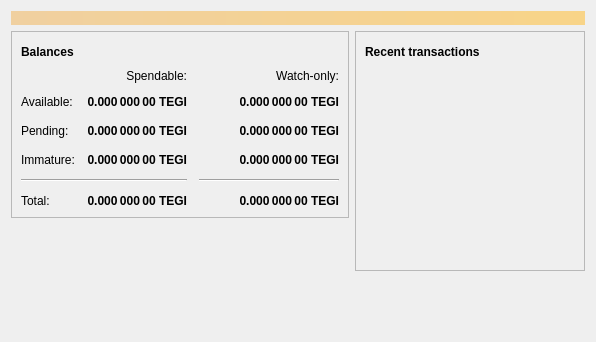
<?xml version="1.0" encoding="UTF-8"?>
<ui version="4.0">
 <class>OverviewPage</class>
 <widget class="QWidget" name="OverviewPage">
  <property name="geometry">
   <rect>
    <x>0</x>
    <y>0</y>
    <width>596</width>
    <height>342</height>
   </rect>
  </property>
  <property name="windowTitle">
   <string>Form</string>
  </property>
  <layout class="QVBoxLayout" name="topLayout">
   <item>
    <widget class="QLabel" name="labelAlerts">
     <property name="visible">
      <bool>false</bool>
     </property>
     <property name="styleSheet">
      <string notr="true">QLabel { background-color: qlineargradient(x1: 0, y1: 0, x2: 1, y2: 0, stop:0 #F0D0A0, stop:1 #F8D488); color:#000000; }</string>
     </property>
     <property name="wordWrap">
      <bool>true</bool>
     </property>
     <property name="margin">
      <number>3</number>
     </property>
     <property name="textInteractionFlags">
      <set>Qt::TextSelectableByMouse</set>
     </property>
    </widget>
   </item>
   <item>
    <layout class="QHBoxLayout" name="horizontalLayout" stretch="1,1">
     <item>
      <layout class="QVBoxLayout" name="verticalLayout_2">
       <item>
        <widget class="QFrame" name="frame">
         <property name="frameShape">
          <enum>QFrame::StyledPanel</enum>
         </property>
         <property name="frameShadow">
          <enum>QFrame::Raised</enum>
         </property>
         <layout class="QVBoxLayout" name="verticalLayout_4">
          <item>
           <layout class="QHBoxLayout" name="horizontalLayout_4">
            <item>
             <widget class="QLabel" name="label_5">
              <property name="font">
               <font>
                <weight>75</weight>
                <bold>true</bold>
               </font>
              </property>
              <property name="text">
               <string>Balances</string>
              </property>
             </widget>
            </item>
            <item>
             <widget class="QPushButton" name="labelWalletStatus">
              <property name="enabled">
               <bool>true</bool>
              </property>
              <property name="maximumSize">
               <size>
                <width>30</width>
                <height>16777215</height>
               </size>
              </property>
              <property name="toolTip">
               <string>The displayed information may be out of date. Your wallet automatically synchronizes with the Bitcoin network after a connection is established, but this process has not completed yet.</string>
              </property>
              <property name="text">
               <string/>
              </property>
              <property name="icon">
               <iconset resource="../bitcoin.qrc">
                <normaloff>:/icons/warning</normaloff>
                <disabledoff>:/icons/warning</disabledoff>:/icons/warning</iconset>
              </property>
              <property name="iconSize">
               <size>
                <width>24</width>
                <height>24</height>
               </size>
              </property>
              <property name="flat">
               <bool>true</bool>
              </property>
             </widget>
            </item>
            <item>
             <spacer name="horizontalSpacer_3">
              <property name="orientation">
               <enum>Qt::Horizontal</enum>
              </property>
              <property name="sizeHint" stdset="0">
               <size>
                <width>40</width>
                <height>20</height>
               </size>
              </property>
             </spacer>
            </item>
           </layout>
          </item>
          <item>
           <layout class="QGridLayout" name="gridLayout">
            <property name="spacing">
             <number>12</number>
            </property>
            <item row="2" column="2">
             <widget class="QLabel" name="labelWatchPending">
              <property name="font">
               <font>
                <weight>75</weight>
                <bold>true</bold>
               </font>
              </property>
              <property name="cursor">
               <cursorShape>IBeamCursor</cursorShape>
              </property>
              <property name="toolTip">
               <string>Unconfirmed transactions to watch-only addresses</string>
              </property>
              <property name="text">
               <string notr="true">0.000 000 00 TEGI</string>
              </property>
              <property name="alignment">
               <set>Qt::AlignRight|Qt::AlignTrailing|Qt::AlignVCenter</set>
              </property>
              <property name="textInteractionFlags">
               <set>Qt::LinksAccessibleByMouse|Qt::TextSelectableByKeyboard|Qt::TextSelectableByMouse</set>
              </property>
             </widget>
            </item>
            <item row="2" column="1">
             <widget class="QLabel" name="labelUnconfirmed">
              <property name="font">
               <font>
                <weight>75</weight>
                <bold>true</bold>
               </font>
              </property>
              <property name="cursor">
               <cursorShape>IBeamCursor</cursorShape>
              </property>
              <property name="toolTip">
               <string>Total of transactions that have yet to be confirmed, and do not yet count toward the spendable balance</string>
              </property>
              <property name="text">
               <string notr="true">0.000 000 00 TEGI</string>
              </property>
              <property name="alignment">
               <set>Qt::AlignRight|Qt::AlignTrailing|Qt::AlignVCenter</set>
              </property>
              <property name="textInteractionFlags">
               <set>Qt::LinksAccessibleByMouse|Qt::TextSelectableByKeyboard|Qt::TextSelectableByMouse</set>
              </property>
             </widget>
            </item>
            <item row="3" column="2">
             <widget class="QLabel" name="labelWatchImmature">
              <property name="font">
               <font>
                <weight>75</weight>
                <bold>true</bold>
               </font>
              </property>
              <property name="cursor">
               <cursorShape>IBeamCursor</cursorShape>
              </property>
              <property name="toolTip">
               <string>Mined balance in watch-only addresses that has not yet matured</string>
              </property>
              <property name="text">
               <string notr="true">0.000 000 00 TEGI</string>
              </property>
              <property name="alignment">
               <set>Qt::AlignRight|Qt::AlignTrailing|Qt::AlignVCenter</set>
              </property>
              <property name="textInteractionFlags">
               <set>Qt::LinksAccessibleByMouse|Qt::TextSelectableByKeyboard|Qt::TextSelectableByMouse</set>
              </property>
             </widget>
            </item>
            <item row="4" column="0" colspan="2">
             <widget class="Line" name="line">
              <property name="orientation">
               <enum>Qt::Horizontal</enum>
              </property>
             </widget>
            </item>
            <item row="4" column="2">
             <widget class="Line" name="lineWatchBalance">
              <property name="sizePolicy">
               <sizepolicy hsizetype="Preferred" vsizetype="Fixed">
                <horstretch>0</horstretch>
                <verstretch>0</verstretch>
               </sizepolicy>
              </property>
              <property name="minimumSize">
               <size>
                <width>140</width>
                <height>0</height>
               </size>
              </property>
              <property name="orientation">
               <enum>Qt::Horizontal</enum>
              </property>
             </widget>
            </item>
            <item row="5" column="0">
             <widget class="QLabel" name="labelTotalText">
              <property name="text">
               <string>Total:</string>
              </property>
             </widget>
            </item>
            <item row="3" column="1">
             <widget class="QLabel" name="labelImmature">
              <property name="font">
               <font>
                <weight>75</weight>
                <bold>true</bold>
               </font>
              </property>
              <property name="cursor">
               <cursorShape>IBeamCursor</cursorShape>
              </property>
              <property name="toolTip">
               <string>Mined balance that has not yet matured</string>
              </property>
              <property name="text">
               <string notr="true">0.000 000 00 TEGI</string>
              </property>
              <property name="alignment">
               <set>Qt::AlignRight|Qt::AlignTrailing|Qt::AlignVCenter</set>
              </property>
              <property name="textInteractionFlags">
               <set>Qt::LinksAccessibleByMouse|Qt::TextSelectableByKeyboard|Qt::TextSelectableByMouse</set>
              </property>
             </widget>
            </item>
            <item row="2" column="3">
             <spacer name="horizontalSpacer_2">
              <property name="orientation">
               <enum>Qt::Horizontal</enum>
              </property>
              <property name="sizeHint" stdset="0">
               <size>
                <width>40</width>
                <height>20</height>
               </size>
              </property>
             </spacer>
            </item>
            <item row="3" column="0">
             <widget class="QLabel" name="labelImmatureText">
              <property name="text">
               <string>Immature:</string>
              </property>
             </widget>
            </item>
            <item row="5" column="1">
             <widget class="QLabel" name="labelTotal">
              <property name="font">
               <font>
                <weight>75</weight>
                <bold>true</bold>
               </font>
              </property>
              <property name="cursor">
               <cursorShape>IBeamCursor</cursorShape>
              </property>
              <property name="toolTip">
               <string>Your current total balance</string>
              </property>
              <property name="text">
               <string notr="true">0.000 000 00 TEGI</string>
              </property>
              <property name="alignment">
               <set>Qt::AlignRight|Qt::AlignTrailing|Qt::AlignVCenter</set>
              </property>
              <property name="textInteractionFlags">
               <set>Qt::LinksAccessibleByMouse|Qt::TextSelectableByKeyboard|Qt::TextSelectableByMouse</set>
              </property>
             </widget>
            </item>
            <item row="5" column="2">
             <widget class="QLabel" name="labelWatchTotal">
              <property name="font">
               <font>
                <weight>75</weight>
                <bold>true</bold>
               </font>
              </property>
              <property name="cursor">
               <cursorShape>IBeamCursor</cursorShape>
              </property>
              <property name="toolTip">
               <string>Current total balance in watch-only addresses</string>
              </property>
              <property name="text">
               <string notr="true">0.000 000 00 TEGI</string>
              </property>
              <property name="alignment">
               <set>Qt::AlignRight|Qt::AlignTrailing|Qt::AlignVCenter</set>
              </property>
              <property name="textInteractionFlags">
               <set>Qt::LinksAccessibleByMouse|Qt::TextSelectableByKeyboard|Qt::TextSelectableByMouse</set>
              </property>
             </widget>
            </item>
            <item row="0" column="2">
             <widget class="QLabel" name="labelWatchonly">
              <property name="text">
               <string>Watch-only:</string>
              </property>
              <property name="alignment">
               <set>Qt::AlignRight|Qt::AlignTrailing|Qt::AlignVCenter</set>
              </property>
             </widget>
            </item>
            <item row="1" column="0">
             <widget class="QLabel" name="labelBalanceText">
              <property name="text">
               <string>Available:</string>
              </property>
             </widget>
            </item>
            <item row="1" column="1">
             <widget class="QLabel" name="labelBalance">
              <property name="font">
               <font>
                <weight>75</weight>
                <bold>true</bold>
               </font>
              </property>
              <property name="cursor">
               <cursorShape>IBeamCursor</cursorShape>
              </property>
              <property name="toolTip">
               <string>Your current spendable balance</string>
              </property>
              <property name="text">
               <string notr="true">0.000 000 00 TEGI</string>
              </property>
              <property name="alignment">
               <set>Qt::AlignRight|Qt::AlignTrailing|Qt::AlignVCenter</set>
              </property>
              <property name="textInteractionFlags">
               <set>Qt::LinksAccessibleByMouse|Qt::TextSelectableByKeyboard|Qt::TextSelectableByMouse</set>
              </property>
             </widget>
            </item>
            <item row="1" column="2">
             <widget class="QLabel" name="labelWatchAvailable">
              <property name="font">
               <font>
                <weight>75</weight>
                <bold>true</bold>
               </font>
              </property>
              <property name="cursor">
               <cursorShape>IBeamCursor</cursorShape>
              </property>
              <property name="toolTip">
               <string>Your current balance in watch-only addresses</string>
              </property>
              <property name="text">
               <string notr="true">0.000 000 00 TEGI</string>
              </property>
              <property name="alignment">
               <set>Qt::AlignRight|Qt::AlignTrailing|Qt::AlignVCenter</set>
              </property>
              <property name="textInteractionFlags">
               <set>Qt::LinksAccessibleByMouse|Qt::TextSelectableByKeyboard|Qt::TextSelectableByMouse</set>
              </property>
             </widget>
            </item>
            <item row="2" column="0">
             <widget class="QLabel" name="labelPendingText">
              <property name="text">
               <string>Pending:</string>
              </property>
             </widget>
            </item>
            <item row="0" column="1">
             <widget class="QLabel" name="labelSpendable">
              <property name="text">
               <string>Spendable:</string>
              </property>
              <property name="alignment">
               <set>Qt::AlignRight|Qt::AlignTrailing|Qt::AlignVCenter</set>
              </property>
             </widget>
            </item>
           </layout>
          </item>
         </layout>
        </widget>
       </item>
       <item>
        <spacer name="verticalSpacer">
         <property name="orientation">
          <enum>Qt::Vertical</enum>
         </property>
         <property name="sizeHint" stdset="0">
          <size>
           <width>20</width>
           <height>40</height>
          </size>
         </property>
        </spacer>
       </item>
      </layout>
     </item>
     <item>
      <layout class="QVBoxLayout" name="verticalLayout_3">
       <item>
        <widget class="QFrame" name="frame_2">
         <property name="frameShape">
          <enum>QFrame::StyledPanel</enum>
         </property>
         <property name="frameShadow">
          <enum>QFrame::Raised</enum>
         </property>
         <layout class="QVBoxLayout" name="verticalLayout">
          <item>
           <layout class="QHBoxLayout" name="horizontalLayout_2">
            <item>
             <widget class="QLabel" name="label_4">
              <property name="font">
               <font>
                <weight>75</weight>
                <bold>true</bold>
               </font>
              </property>
              <property name="text">
               <string>Recent transactions</string>
              </property>
             </widget>
            </item>
            <item>
             <widget class="QPushButton" name="labelTransactionsStatus">
              <property name="enabled">
               <bool>true</bool>
              </property>
              <property name="maximumSize">
               <size>
                <width>30</width>
                <height>16777215</height>
               </size>
              </property>
              <property name="toolTip">
               <string>The displayed information may be out of date. Your wallet automatically synchronizes with the Bitcoin network after a connection is established, but this process has not completed yet.</string>
              </property>
              <property name="text">
               <string/>
              </property>
              <property name="icon">
               <iconset resource="../bitcoin.qrc">
                <normaloff>:/icons/warning</normaloff>
                <disabledoff>:/icons/warning</disabledoff>:/icons/warning</iconset>
              </property>
              <property name="iconSize">
               <size>
                <width>24</width>
                <height>24</height>
               </size>
              </property>
              <property name="flat">
               <bool>true</bool>
              </property>
             </widget>
            </item>
            <item>
             <spacer name="horizontalSpacer">
              <property name="orientation">
               <enum>Qt::Horizontal</enum>
              </property>
              <property name="sizeHint" stdset="0">
               <size>
                <width>40</width>
                <height>20</height>
               </size>
              </property>
             </spacer>
            </item>
           </layout>
          </item>
          <item>
           <widget class="QListView" name="listTransactions">
            <property name="styleSheet">
             <string notr="true">QListView { background: transparent; }</string>
            </property>
            <property name="frameShape">
             <enum>QFrame::NoFrame</enum>
            </property>
            <property name="verticalScrollBarPolicy">
             <enum>Qt::ScrollBarAlwaysOff</enum>
            </property>
            <property name="horizontalScrollBarPolicy">
             <enum>Qt::ScrollBarAlwaysOff</enum>
            </property>
            <property name="selectionMode">
             <enum>QAbstractItemView::NoSelection</enum>
            </property>
           </widget>
          </item>
         </layout>
        </widget>
       </item>
       <item>
        <spacer name="verticalSpacer_2">
         <property name="orientation">
          <enum>Qt::Vertical</enum>
         </property>
         <property name="sizeHint" stdset="0">
          <size>
           <width>20</width>
           <height>40</height>
          </size>
         </property>
        </spacer>
       </item>
      </layout>
     </item>
    </layout>
   </item>
  </layout>
 </widget>
 <resources/>
 <connections/>
</ui>
